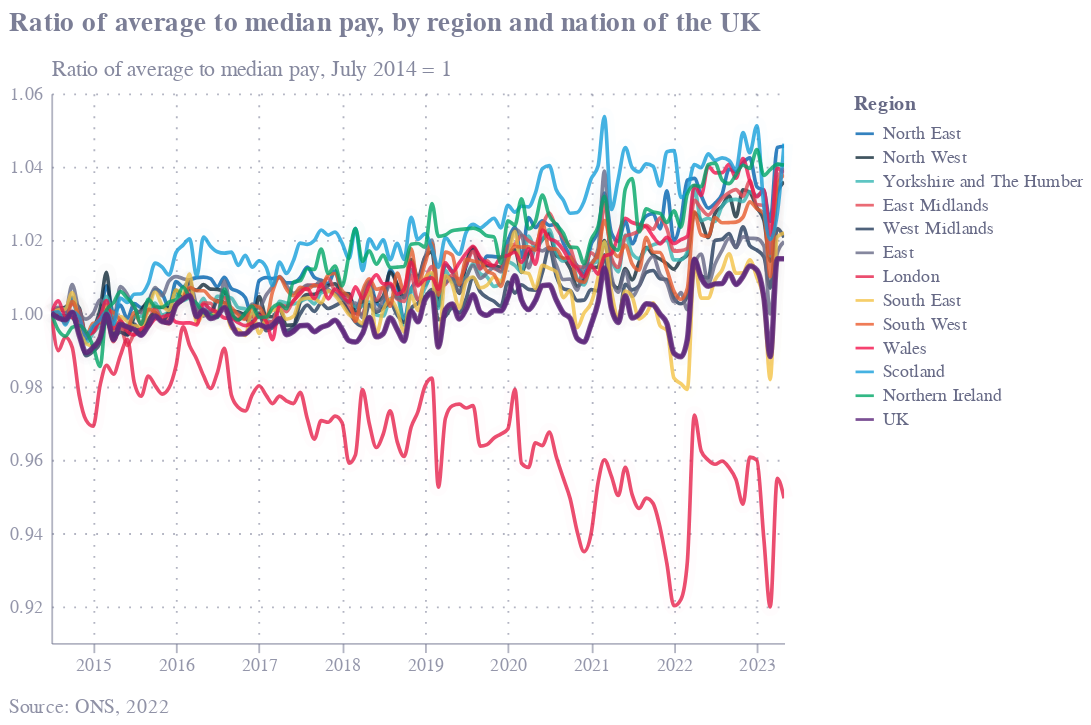
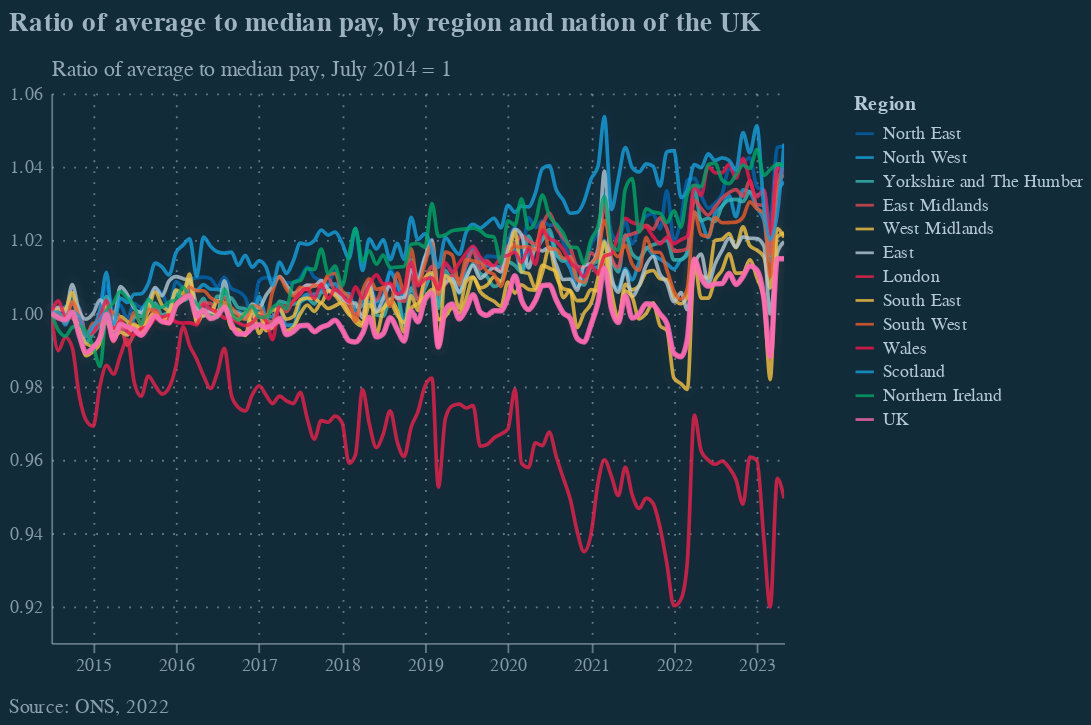

The notebook cell these images were saved under, in order:
### Code cell
base=alt.Chart(fc)
lines = base.mark_line(opacity=0.8,clip=True,interpolate='monotone').encode(
    x=alt.X('date:T',axis=alt.Axis(
            grid=True,
            gridDash=[1,5],
            gridColor=colors["eco-gray"],
            gridOpacity=mo,
            titleAlign="left",
            titleAnchor="end",
            title="",
        titleX=405,
            titleY=6,
            labelColor=colors["eco-gray"],
            titleColor=colors["eco-gray"],
            tickColor=colors["eco-gray"],
            domainColor=colors["eco-gray"],
            tickCount=10,
            domainOpacity=mo,
            tickOpacity=mo,
            labelOpacity=mo+0.2,
            titleOpacity=mo+0.3,
            titleFontSize=10,
            titleFontWeight='normal',
            orient="bottom",
            labelAngle=0,
            # scale=alt.Scale(domain=[1700,2100])
    )),
    y=alt.Y('value:Q',axis=alt.Axis( 
            # grid=False,
            gridDash=[1,5],
            gridColor=colors["eco-gray"],
            gridOpacity=mo,
            title="Ratio of average to median pay, July 2014 = 1",
            titleX=0,
            titleY=-7,
            titleBaseline="bottom",
            titleAngle=0,
            titleAlign="left",
            ticks=False,
            labelPadding=5,
            labelColor=colors["eco-gray"],
            titleColor=colors["eco-gray"],
            tickColor=colors["eco-gray"],
            domainColor=colors["eco-gray"],
            domainOpacity=mo,
            tickOpacity=mo,
            labelOpacity=mo+0.2,
            titleOpacity=mo+0.3,
            titleFontSize=12,
            titleFontWeight='normal',
            format='.2f',
            tickCount=8,
            # domain=False,
            # labels=False
        ),
            scale=alt.Scale(domain=[.91,1.06],nice=False)
    
           ),
    color=alt.Color('region:N',
                    sort=[],
                    legend=alt.Legend(title='Region',
                                                 titleColor=colors["eco-gray"],
                                                 labelColor=colors["eco-gray"]),
                    scale=alt.Scale(
        range=list(rc.values()),domain=list(rc.keys())
    )),
)
uk=lines.mark_line(opacity=0.8,clip=True,interpolate='monotone',color=colors['eco-purple'],strokeWidth=3).transform_filter('datum.region=="UK"')
tt=lines.mark_line(opacity=0.01,size=10,interpolate='monotone').encode(tooltip=[alt.Tooltip('region:N',title='Region'),
             alt.Tooltip('date:T',title='Date',format='%B %Y'),
             alt.Tooltip('value:Q',title='Ratio',format='.2f')])

labels=lines.mark_text(opacity=0.8,align='left',dx=5).encode(text='t:N').transform_filter('datum.date>toDate("2023-04-01")').transform_calculate(t='datum.region'
)
labels1=labels.transform_filter({'not': alt.FieldOneOfPredicate(oneOf=['South West',
 'Northern Ireland','Wales','East Midlands','West Midlands','North West','Yorkshire and The Humber'],field="region")})
labels2=labels.mark_text(align='left',dx=5,dy=27).transform_filter('datum.region=="South West"')
labels3=labels.mark_text(align='left',dx=5,dy=24).transform_filter('datum.region=="East Midlands"')
labels4=labels.mark_text(align='left',dx=5,dy=12).transform_filter('datum.region=="West Midlands"')
labels5=labels.mark_text(align='left',dx=55,dy=0).transform_filter('datum.region=="North West"')
labels6=labels.mark_text(align='left',dx=5,dy=-15).transform_filter('datum.region=="Northern Ireland"')
labels7=labels.mark_text(align='left',dx=5,dy=-5).transform_filter('datum.region=="Wales"')
labels8=labels.mark_text(align='left',dx=5,dy=3).transform_filter('datum.region=="Yorkshire and The Humber"')

layer1=(lines+uk+tt).\
    configure(font='Circular Std Book').configure_view(stroke=None,discreteWidth=400,discreteHeight=300,continuousWidth=400,continuousHeight=300).properties( 
        title={'text':"Ratio of average to median pay, by region and nation of the UK",'color':colors['eco-gray']+'dd','align':'left','anchor':'start','offset':-360,
              'subtitle':'Source: ONS, 2022','subtitlePadding':360,
               'subtitleFontSize':11,'subtitleColor':colors['eco-gray']+'bb','fontSize':15})

if SAVE:
    layer1.save("visualisation/" + f + ".json")
    layer1.save("visualisation/" + f + ".svg")
    layer1.save("visualisation/" + f + ".png")
    layer2=dark(f)
    layer2.save("visualisation/" + f + "_dark.json")
    layer2.save("visualisation/" + f + "_dark.svg")
    layer2.save("visualisation/" + f + "_dark.png")
    open("README.md", "a").write(readme)

print(f+'\n')
layer1.display()
if SAVE:
    layer2.display()
    
# force display dark
if DARK and not SAVE:
    layer1.save("visualisation/" + f + ".json")
    layer2=dark(f)
    layer2.display()

### Figure 1 — Vega-Lite specification as saved in the notebook (floating-point values rounded to 4 significant figures; data arrays with more than 128 entries replaced by an {"elided": "..."} marker saying what was removed)
{"config": {"view": {"continuousWidth": 400, "continuousHeight": 300, "discreteHeight": 300, "discreteWidth": 400, "stroke": null}, "font": "Circular Std Book"}, "layer": [{"mark": {"type": "line", "clip": true, "interpolate": "monotone", "opacity": 0.8}, "encoding": {"color": {"field": "region", "legend": {"labelColor": "#676A86", "title": "Region", "titleColor": "#676A86"}, "scale": {"domain": ["North East", "North West", "Yorkshire and The Humber", "East Midlands", "West Midlands", "East", "London", "South East", "South West", "Wales", "Scotland", "Northern Ireland", "UK"], "range": ["#0063AF", "#122B39", "#36B7B4", "#E54753", "#243B5A", "#676A86", "#E6224B", "#F4C245", "#EB5C2E", "#F4134D", "#179FDB", "#00A767", "#5C267B"]}, "sort": [], "type": "nominal"}, "x": {"axis": {"domainColor": "#676A86", "domainOpacity": 0.5, "grid": true, "gridColor": "#676A86", "gridDash": [1, 5], "gridOpacity": 0.5, "labelAngle": 0, "labelColor": "#676A86", "labelOpacity": 0.7, "orient": "bottom", "tickColor": "#676A86", "tickCount": 10, "tickOpacity": 0.5, "title": "", "titleAlign": "left", "titleAnchor": "end", "titleColor": "#676A86", "titleFontSize": 10, "titleFontWeight": "normal", "titleOpacity": 0.8, "titleX": 405, "titleY": 6}, "field": "date", "type": "temporal"}, "y": {"axis": {"domainColor": "#676A86", "domainOpacity": 0.5, "format": ".2f", "gridColor": "#676A86", "gridDash": [1, 5], "gridOpacity": 0.5, "labelColor": "#676A86", "labelOpacity": 0.7, "labelPadding": 5, "tickColor": "#676A86", "tickCount": 8, "tickOpacity": 0.5, "ticks": false, "title": "Ratio of average to median pay, July 2014 = 1", "titleAlign": "left", "titleAngle": 0, "titleBaseline": "bottom", "titleColor": "#676A86", "titleFontSize": 12, "titleFontWeight": "normal", "titleOpacity": 0.8, "titleX": 0, "titleY": -7}, "field": "value", "scale": {"domain": [0.91, 1.06], "nice": false}, "type": "quantitative"}}}, {"mark": {"type": "line", "clip": true, "color": "#5C267B", "interpolate": "monotone", "opacity": 0.8, "strokeWidth": 3}, "encoding": {"color": {"field": "region", "legend": {"labelColor": "#676A86", "title": "Region", "titleColor": "#676A86"}, "scale": {"domain": ["North East", "North West", "Yorkshire and The Humber", "East Midlands", "West Midlands", "East", "London", "South East", "South West", "Wales", "Scotland", "Northern Ireland", "UK"], "range": ["#0063AF", "#122B39", "#36B7B4", "#E54753", "#243B5A", "#676A86", "#E6224B", "#F4C245", "#EB5C2E", "#F4134D", "#179FDB", "#00A767", "#5C267B"]}, "sort": [], "type": "nominal"}, "x": {"axis": {"domainColor": "#676A86", "domainOpacity": 0.5, "grid": true, "gridColor": "#676A86", "gridDash": [1, 5], "gridOpacity": 0.5, "labelAngle": 0, "labelColor": "#676A86", "labelOpacity": 0.7, "orient": "bottom", "tickColor": "#676A86", "tickCount": 10, "tickOpacity": 0.5, "title": "", "titleAlign": "left", "titleAnchor": "end", "titleColor": "#676A86", "titleFontSize": 10, "titleFontWeight": "normal", "titleOpacity": 0.8, "titleX": 405, "titleY": 6}, "field": "date", "type": "temporal"}, "y": {"axis": {"domainColor": "#676A86", "domainOpacity": 0.5, "format": ".2f", "gridColor": "#676A86", "gridDash": [1, 5], "gridOpacity": 0.5, "labelColor": "#676A86", "labelOpacity": 0.7, "labelPadding": 5, "tickColor": "#676A86", "tickCount": 8, "tickOpacity": 0.5, "ticks": false, "title": "Ratio of average to median pay, July 2014 = 1", "titleAlign": "left", "titleAngle": 0, "titleBaseline": "bottom", "titleColor": "#676A86", "titleFontSize": 12, "titleFontWeight": "normal", "titleOpacity": 0.8, "titleX": 0, "titleY": -7}, "field": "value", "scale": {"domain": [0.91, 1.06], "nice": false}, "type": "quantitative"}}, "transform": [{"filter": "datum.region==\"UK\""}]}, {"mark": {"type": "line", "interpolate": "monotone", "opacity": 0.01, "size": 10}, "encoding": {"color": {"field": "region", "legend": {"labelColor": "#676A86", "title": "Region", "titleColor": "#676A86"}, "scale": {"domain": ["North East", "North West", "Yorkshire and The Humber", "East Midlands", "West Midlands", "East", "London", "South East", "South West", "Wales", "Scotland", "Northern Ireland", "UK"], "range": ["#0063AF", "#122B39", "#36B7B4", "#E54753", "#243B5A", "#676A86", "#E6224B", "#F4C245", "#EB5C2E", "#F4134D", "#179FDB", "#00A767", "#5C267B"]}, "sort": [], "type": "nominal"}, "tooltip": [{"field": "region", "title": "Region", "type": "nominal"}, {"field": "date", "format": "%B %Y", "title": "Date", "type": "temporal"}, {"field": "value", "format": ".2f", "title": "Ratio", "type": "quantitative"}], "x": {"axis": {"domainColor": "#676A86", "domainOpacity": 0.5, "grid": true, "gridColor": "#676A86", "gridDash": [1, 5], "gridOpacity": 0.5, "labelAngle": 0, "labelColor": "#676A86", "labelOpacity": 0.7, "orient": "bottom", "tickColor": "#676A86", "tickCount": 10, "tickOpacity": 0.5, "title": "", "titleAlign": "left", "titleAnchor": "end", "titleColor": "#676A86", "titleFontSize": 10, "titleFontWeight": "normal", "titleOpacity": 0.8, "titleX": 405, "titleY": 6}, "field": "date", "type": "temporal"}, "y": {"axis": {"domainColor": "#676A86", "domainOpacity": 0.5, "format": ".2f", "gridColor": "#676A86", "gridDash": [1, 5], "gridOpacity": 0.5, "labelColor": "#676A86", "labelOpacity": 0.7, "labelPadding": 5, "tickColor": "#676A86", "tickCount": 8, "tickOpacity": 0.5, "ticks": false, "title": "Ratio of average to median pay, July 2014 = 1", "titleAlign": "left", "titleAngle": 0, "titleBaseline": "bottom", "titleColor": "#676A86", "titleFontSize": 12, "titleFontWeight": "normal", "titleOpacity": 0.8, "titleX": 0, "titleY": -7}, "field": "value", "scale": {"domain": [0.91, 1.06], "nice": false}, "type": "quantitative"}}}], "data": {"name": "data-4f61963a22692bb05975041179ab331c"}, "title": {"text": "Ratio of average to median pay, by region and nation of the UK", "color": "#676A86dd", "align": "left", "anchor": "start", "offset": -360, "subtitle": "Source: ONS, 2022", "subtitlePadding": 360, "subtitleFontSize": 11, "subtitleColor": "#676A86bb", "fontSize": 15}, "$schema": "https://vega.github.io/schema/vega-lite/v4.17.0.json", "datasets": {"data-4f61963a22692bb05975041179ab331c": {"elided": "1391 records"}}}

### Figure 2 — Vega-Lite specification as saved in the notebook (floating-point values rounded to 4 significant figures; data arrays with more than 128 entries replaced by an {"elided": "..."} marker saying what was removed)
{"config": {"view": {"continuousWidth": 400, "continuousHeight": 300, "discreteHeight": 300, "discreteWidth": 400, "stroke": null}, "font": "Circular Std Book"}, "layer": [{"mark": {"type": "line", "clip": true, "interpolate": "monotone", "opacity": 0.8}, "encoding": {"color": {"field": "region", "legend": {"labelColor": "#b4c8d8", "title": "Region", "titleColor": "#b4c8d8"}, "scale": {"domain": ["North East", "North West", "Yorkshire and The Humber", "East Midlands", "West Midlands", "East", "London", "South East", "South West", "Wales", "Scotland", "Northern Ireland", "UK"], "range": ["#0063AF", "#179FDB", "#36B7B4", "#E54753", "#F4C245", "#b4c8d8", "#E6224B", "#F4C245", "#EB5C2E", "#F4134D", "#179FDB", "#00A767", "#FF69B4"]}, "sort": [], "type": "nominal"}, "x": {"axis": {"domainColor": "#b4c8d8", "domainOpacity": 0.5, "grid": true, "gridColor": "#b4c8d8", "gridDash": [1, 5], "gridOpacity": 0.5, "labelAngle": 0, "labelColor": "#b4c8d8", "labelOpacity": 0.7, "orient": "bottom", "tickColor": "#b4c8d8", "tickCount": 10, "tickOpacity": 0.5, "title": "", "titleAlign": "left", "titleAnchor": "end", "titleColor": "#b4c8d8", "titleFontSize": 10, "titleFontWeight": "normal", "titleOpacity": 0.8, "titleX": 405, "titleY": 6}, "field": "date", "type": "temporal"}, "y": {"axis": {"domainColor": "#b4c8d8", "domainOpacity": 0.5, "format": ".2f", "gridColor": "#b4c8d8", "gridDash": [1, 5], "gridOpacity": 0.5, "labelColor": "#b4c8d8", "labelOpacity": 0.7, "labelPadding": 5, "tickColor": "#b4c8d8", "tickCount": 8, "tickOpacity": 0.5, "ticks": false, "title": "Ratio of average to median pay, July 2014 = 1", "titleAlign": "left", "titleAngle": 0, "titleBaseline": "bottom", "titleColor": "#b4c8d8", "titleFontSize": 12, "titleFontWeight": "normal", "titleOpacity": 0.8, "titleX": 0, "titleY": -7}, "field": "value", "scale": {"domain": [0.91, 1.06], "nice": false}, "type": "quantitative"}}}, {"mark": {"type": "line", "clip": true, "color": "#FF69B4", "interpolate": "monotone", "opacity": 0.8, "strokeWidth": 3}, "encoding": {"color": {"field": "region", "legend": {"labelColor": "#b4c8d8", "title": "Region", "titleColor": "#b4c8d8"}, "scale": {"domain": ["North East", "North West", "Yorkshire and The Humber", "East Midlands", "West Midlands", "East", "London", "South East", "South West", "Wales", "Scotland", "Northern Ireland", "UK"], "range": ["#0063AF", "#179FDB", "#36B7B4", "#E54753", "#F4C245", "#b4c8d8", "#E6224B", "#F4C245", "#EB5C2E", "#F4134D", "#179FDB", "#00A767", "#FF69B4"]}, "sort": [], "type": "nominal"}, "x": {"axis": {"domainColor": "#b4c8d8", "domainOpacity": 0.5, "grid": true, "gridColor": "#b4c8d8", "gridDash": [1, 5], "gridOpacity": 0.5, "labelAngle": 0, "labelColor": "#b4c8d8", "labelOpacity": 0.7, "orient": "bottom", "tickColor": "#b4c8d8", "tickCount": 10, "tickOpacity": 0.5, "title": "", "titleAlign": "left", "titleAnchor": "end", "titleColor": "#b4c8d8", "titleFontSize": 10, "titleFontWeight": "normal", "titleOpacity": 0.8, "titleX": 405, "titleY": 6}, "field": "date", "type": "temporal"}, "y": {"axis": {"domainColor": "#b4c8d8", "domainOpacity": 0.5, "format": ".2f", "gridColor": "#b4c8d8", "gridDash": [1, 5], "gridOpacity": 0.5, "labelColor": "#b4c8d8", "labelOpacity": 0.7, "labelPadding": 5, "tickColor": "#b4c8d8", "tickCount": 8, "tickOpacity": 0.5, "ticks": false, "title": "Ratio of average to median pay, July 2014 = 1", "titleAlign": "left", "titleAngle": 0, "titleBaseline": "bottom", "titleColor": "#b4c8d8", "titleFontSize": 12, "titleFontWeight": "normal", "titleOpacity": 0.8, "titleX": 0, "titleY": -7}, "field": "value", "scale": {"domain": [0.91, 1.06], "nice": false}, "type": "quantitative"}}, "transform": [{"filter": "datum.region==\"UK\""}]}, {"mark": {"type": "line", "interpolate": "monotone", "opacity": 0.01, "size": 10}, "encoding": {"color": {"field": "region", "legend": {"labelColor": "#b4c8d8", "title": "Region", "titleColor": "#b4c8d8"}, "scale": {"domain": ["North East", "North West", "Yorkshire and The Humber", "East Midlands", "West Midlands", "East", "London", "South East", "South West", "Wales", "Scotland", "Northern Ireland", "UK"], "range": ["#0063AF", "#179FDB", "#36B7B4", "#E54753", "#F4C245", "#b4c8d8", "#E6224B", "#F4C245", "#EB5C2E", "#F4134D", "#179FDB", "#00A767", "#FF69B4"]}, "sort": [], "type": "nominal"}, "tooltip": [{"field": "region", "title": "Region", "type": "nominal"}, {"field": "date", "format": "%B %Y", "title": "Date", "type": "temporal"}, {"field": "value", "format": ".2f", "title": "Ratio", "type": "quantitative"}], "x": {"axis": {"domainColor": "#b4c8d8", "domainOpacity": 0.5, "grid": true, "gridColor": "#b4c8d8", "gridDash": [1, 5], "gridOpacity": 0.5, "labelAngle": 0, "labelColor": "#b4c8d8", "labelOpacity": 0.7, "orient": "bottom", "tickColor": "#b4c8d8", "tickCount": 10, "tickOpacity": 0.5, "title": "", "titleAlign": "left", "titleAnchor": "end", "titleColor": "#b4c8d8", "titleFontSize": 10, "titleFontWeight": "normal", "titleOpacity": 0.8, "titleX": 405, "titleY": 6}, "field": "date", "type": "temporal"}, "y": {"axis": {"domainColor": "#b4c8d8", "domainOpacity": 0.5, "format": ".2f", "gridColor": "#b4c8d8", "gridDash": [1, 5], "gridOpacity": 0.5, "labelColor": "#b4c8d8", "labelOpacity": 0.7, "labelPadding": 5, "tickColor": "#b4c8d8", "tickCount": 8, "tickOpacity": 0.5, "ticks": false, "title": "Ratio of average to median pay, July 2014 = 1", "titleAlign": "left", "titleAngle": 0, "titleBaseline": "bottom", "titleColor": "#b4c8d8", "titleFontSize": 12, "titleFontWeight": "normal", "titleOpacity": 0.8, "titleX": 0, "titleY": -7}, "field": "value", "scale": {"domain": [0.91, 1.06], "nice": false}, "type": "quantitative"}}}], "background": "#122B39", "data": {"name": "data-4f61963a22692bb05975041179ab331c"}, "datasets": {"data-4f61963a22692bb05975041179ab331c": {"elided": "1391 records"}}, "title": {"text": "Ratio of average to median pay, by region and nation of the UK", "align": "left", "anchor": "start", "color": "#b4c8d8dd", "fontSize": 15, "offset": -360, "subtitle": "Source: ONS, 2022", "subtitleColor": "#b4c8d8bb", "subtitleFontSize": 11, "subtitlePadding": 360}, "$schema": "https://vega.github.io/schema/vega-lite/v4.17.0.json"}
